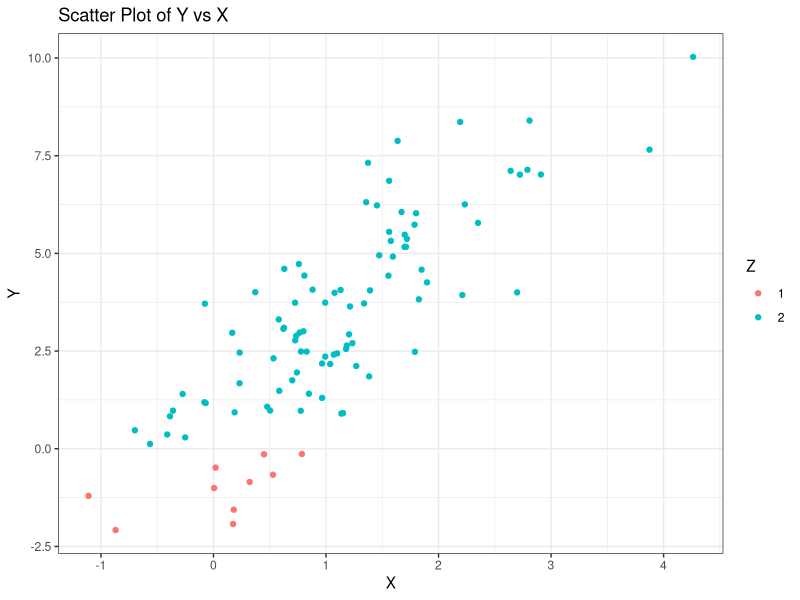

Reproduce this figure in R.
## ---- chunk 1
# Set global configurations and settings here
knitr::opts_chunk$set()                 # set global chunk options
ggplot2::theme_set(ggplot2::theme_bw()) # set ggplot2 theme
## ---- chunk 2
data_dir = 'https://mdporter.github.io/teaching/data/' # data directory
library(tidyverse) # functions for data manipulation
## ---- chunk 3
# simulate 100 observations from normal 1,1
X<-rnorm(100,1,1)
#X

## ---- chunk 4
# 100 observations from
X<-rnorm(100,1,1)
Y<-rnorm(100, 1+2*X, sqrt(2))
Y
## ---- chunk 5
X<-rnorm(100,1,1)
Y<-rnorm(100, 1+2*X, sqrt(2))
Z<- ifelse(Y < 0, 1, 2)
Z
## ---- chunk 6
library(ggplot2)
x <- rnorm(100, mean = 1, sd = 1)

Y <- rnorm(100, mean = 2 * x + 1, sd = sqrt(2))

Z <- ifelse(Y < 0, 1, 2)


data <- data.frame(x = x, Y = Y, Z = as.factor(Z))

# Create the scatter plot
ggplot(data, aes(x = x, y = Y, color = Z)) +
  geom_point() +
  labs(title = "Scatter Plot of Y vs X",
       x = "X",
       y = "Y",
       color = "Z")
## ---- chunk 7
add_sqr <- function(num1, num2) {
  # Code to execute
  return ((num1+num2)^2)
}

add_sqr(2,3)
## ---- chunk 8
data(mtcars)
col_mean<-ncol(mtcars)
for (i in 1:ncol(mtcars)){
  col_mean[i]=mean(mtcars[,i])
  
}
print(col_mean)
## ---- chunk 9
# sets initial number of rand generator to 2022
set.seed(2022)
# generates 100 random numbers from a uniform dist with min 2 and max 22
x = runif(n=100, min=2, max=22)
## ---- chunk 10
set.seed(2022)
x<-runif(n=100, min=2, max=22)
quants<-quantile(x, c(0.025, 0.975))
print(quants)
## ---- chunk 11
#prop.test(successes, total, conf.level = 0.90)
prop.test(95,102, conf.level = 0.90)
# The confidence interval: (0.8720722, 0.9658522). We are 90% confident that the proportion of biopsy images that the machine learning model correctly classifies is between 0.872 and 0.966 on average. 
## ---- chunk 12
tibble(finsqft = c(2500, 1850),
       city = c('EARLYSVILLE', 'CROZET'),
       condition = c('Good', 'Fair')) %>% 
  knitr::kable()
